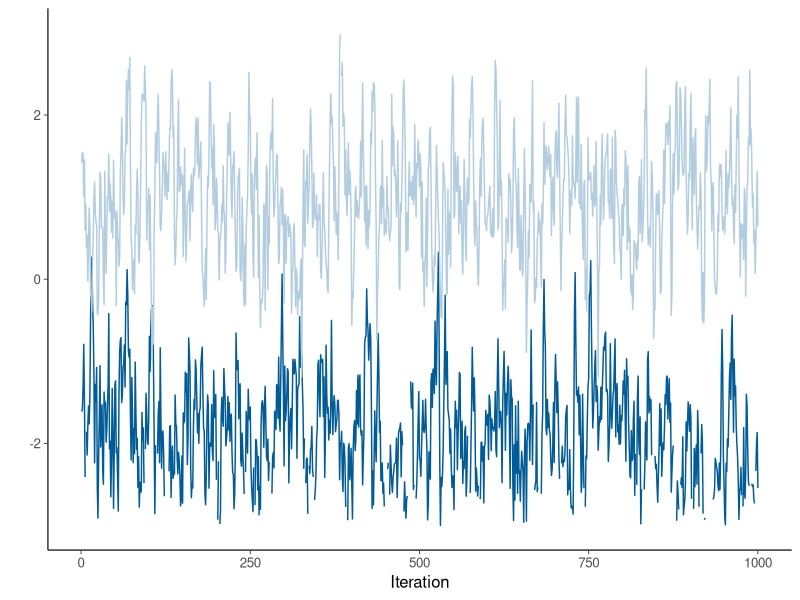
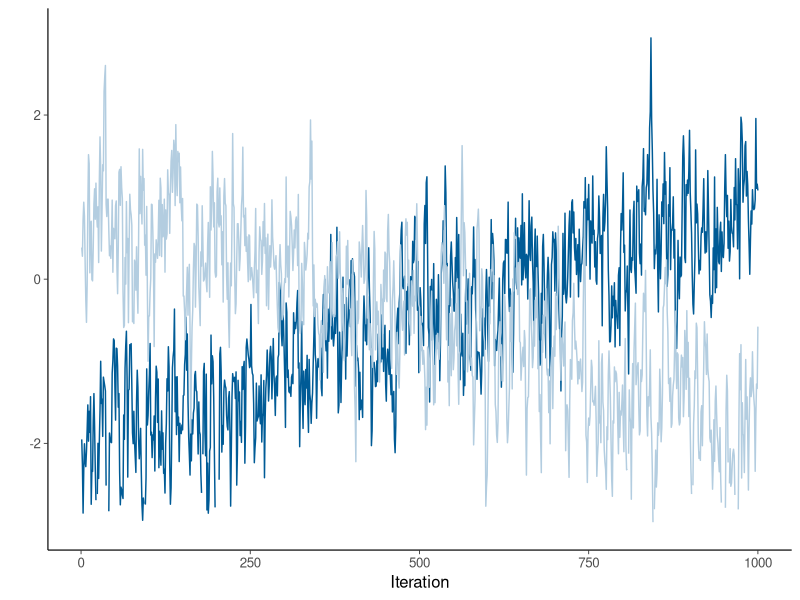
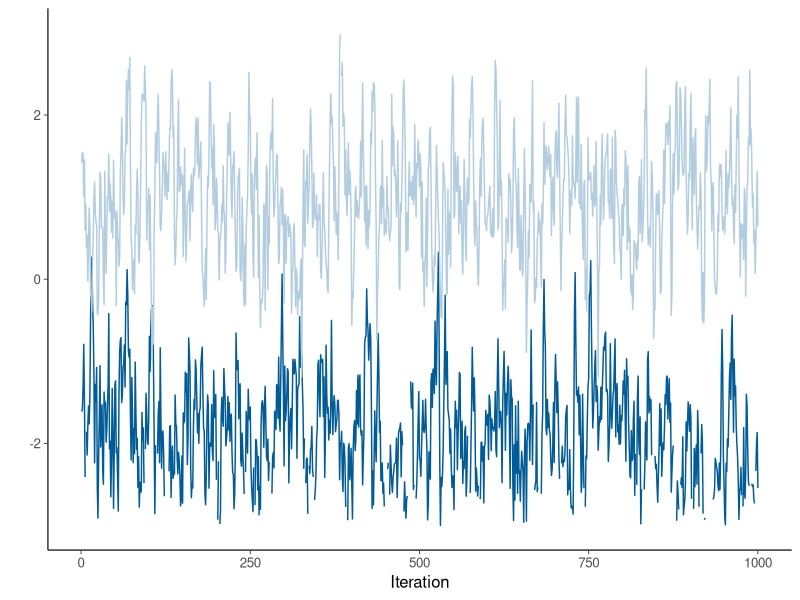
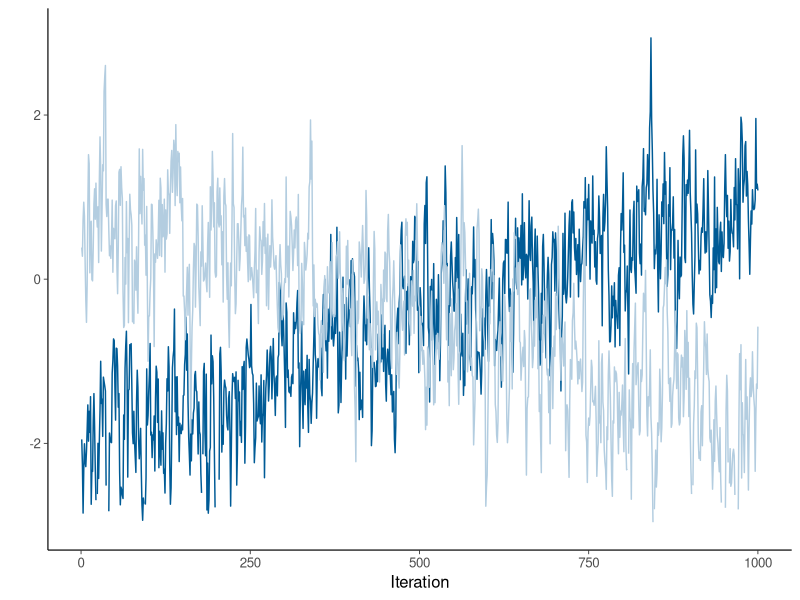

The R script that drew these images, in order:
library(tidyverse)
theme_set(bayesplot::theme_default(base_family = "sans"))

blues <- bayesplot::color_scheme_get(scheme = "blue", i = c(4, 2))
blues <- unname(unlist(blues))

set.seed(12345)
dat <- data.frame(
  Iteration = rep(1:1000, 4),
  Chain = factor(rep(c(1:2, 1:2), each = 1000)),
  Cond = factor(rep(1:2, each = 2000))
) %>%
  mutate(
    Simulation = c(
      -2 + arima.sim(list(ar = 0.7), n = 1000, sd = 0.5),
      1 + arima.sim(list(ar = 0.7), n = 1000, sd = 0.5),
      -2 + 0.003 * 1:1000 + arima.sim(list(ar = 0.7), n = 1000, sd = 0.5),
      1 + -0.003 * 1:1000 + arima.sim(list(ar = 0.7), n = 1000, sd = 0.5)
    )
  )

dat %>% filter(Cond == 1) %>%
  ggplot(aes(Iteration, Simulation, color = Chain)) +
  geom_line(cex = 0.5) + 
  theme(
    strip.background = element_blank(),
    strip.text.x = element_blank()
  ) + 
  ylim(c(-3, 3)) +
  labs(y = "") +
  scale_color_manual(values = blues, guide = FALSE)

ggsave(file = "paper/graphics/convergechallenge1.pdf", 
       height = 4, width = 4, units = "in")


dat %>% filter(Cond == 2) %>%
  ggplot(aes(Iteration, Simulation, color = Chain)) +
  geom_line(cex = 0.5) + 
  theme(
    strip.background = element_blank(),
    strip.text.x = element_blank()
  ) + 
  ylim(c(-3, 3)) +
  labs(y = "") +
  scale_color_manual(values = blues, guide = FALSE)

ggsave(file = "paper/graphics/convergechallenge2.pdf", 
       height = 4, width = 4, units = "in")
